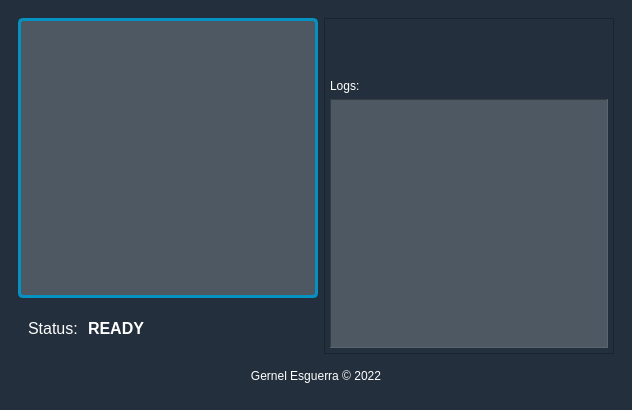
<?xml version="1.0" encoding="UTF-8"?>
<ui version="4.0">
 <class>MainWindow</class>
 <widget class="QMainWindow" name="MainWindow">
  <property name="geometry">
   <rect>
    <x>0</x>
    <y>0</y>
    <width>632</width>
    <height>410</height>
   </rect>
  </property>
  <property name="windowTitle">
   <string>QRScanner</string>
  </property>
  <property name="styleSheet">
   <string notr="true">background-color: rgb(35, 47, 60);
color: #fff;
</string>
  </property>
  <property name="toolButtonStyle">
   <enum>Qt::ToolButtonIconOnly</enum>
  </property>
  <widget class="QWidget" name="centralwidget">
   <layout class="QGridLayout" name="gridLayout_2">
    <item row="0" column="0">
     <widget class="QFrame" name="frame_2">
      <property name="frameShadow">
       <enum>QFrame::Raised</enum>
      </property>
      <layout class="QGridLayout" name="gridLayout_4">
       <item row="0" column="0">
        <widget class="QFrame" name="frame_9">
         <property name="minimumSize">
          <size>
           <width>300</width>
           <height>0</height>
          </size>
         </property>
         <property name="frameShadow">
          <enum>QFrame::Raised</enum>
         </property>
         <layout class="QVBoxLayout" name="verticalLayout_6">
          <property name="spacing">
           <number>5</number>
          </property>
          <property name="leftMargin">
           <number>0</number>
          </property>
          <property name="topMargin">
           <number>0</number>
          </property>
          <property name="rightMargin">
           <number>0</number>
          </property>
          <property name="bottomMargin">
           <number>0</number>
          </property>
          <item alignment="Qt::AlignHCenter|Qt::AlignVCenter">
           <widget class="QLabel" name="outBox">
            <property name="sizePolicy">
             <sizepolicy hsizetype="Preferred" vsizetype="Preferred">
              <horstretch>0</horstretch>
              <verstretch>0</verstretch>
             </sizepolicy>
            </property>
            <property name="minimumSize">
             <size>
              <width>300</width>
              <height>280</height>
             </size>
            </property>
            <property name="styleSheet">
             <string notr="true">
QLabel{
	background-color: rgb(78, 88, 98);
	border: 3 solid #0492c2 ;
	border-radius:5px;
}</string>
            </property>
            <property name="frameShape">
             <enum>QFrame::Box</enum>
            </property>
            <property name="frameShadow">
             <enum>QFrame::Plain</enum>
            </property>
            <property name="text">
             <string/>
            </property>
            <property name="alignment">
             <set>Qt::AlignCenter</set>
            </property>
           </widget>
          </item>
          <item>
           <widget class="QFrame" name="frame_10">
            <property name="frameShadow">
             <enum>QFrame::Raised</enum>
            </property>
            <layout class="QHBoxLayout" name="horizontalLayout_7">
             <property name="spacing">
              <number>10</number>
             </property>
             <property name="leftMargin">
              <number>10</number>
             </property>
             <property name="topMargin">
              <number>0</number>
             </property>
             <property name="rightMargin">
              <number>10</number>
             </property>
             <property name="bottomMargin">
              <number>0</number>
             </property>
             <item alignment="Qt::AlignLeft">
              <widget class="QLabel" name="label_10">
               <property name="font">
                <font>
                 <pointsize>12</pointsize>
                </font>
               </property>
               <property name="text">
                <string>Status:</string>
               </property>
              </widget>
             </item>
             <item>
              <widget class="QLabel" name="label_11">
               <property name="sizePolicy">
                <sizepolicy hsizetype="Expanding" vsizetype="Preferred">
                 <horstretch>0</horstretch>
                 <verstretch>0</verstretch>
                </sizepolicy>
               </property>
               <property name="font">
                <font>
                 <pointsize>12</pointsize>
                 <bold>true</bold>
                </font>
               </property>
               <property name="text">
                <string>READY</string>
               </property>
              </widget>
             </item>
            </layout>
           </widget>
          </item>
         </layout>
        </widget>
       </item>
       <item row="0" column="1">
        <widget class="QFrame" name="header">
         <property name="sizePolicy">
          <sizepolicy hsizetype="Expanding" vsizetype="Preferred">
           <horstretch>0</horstretch>
           <verstretch>0</verstretch>
          </sizepolicy>
         </property>
         <property name="maximumSize">
          <size>
           <width>500</width>
           <height>16777215</height>
          </size>
         </property>
         <property name="frameShape">
          <enum>QFrame::StyledPanel</enum>
         </property>
         <property name="frameShadow">
          <enum>QFrame::Raised</enum>
         </property>
         <layout class="QVBoxLayout" name="verticalLayout_4">
          <property name="spacing">
           <number>0</number>
          </property>
          <property name="leftMargin">
           <number>5</number>
          </property>
          <property name="topMargin">
           <number>0</number>
          </property>
          <property name="rightMargin">
           <number>5</number>
          </property>
          <property name="bottomMargin">
           <number>0</number>
          </property>
          <item>
           <widget class="QFrame" name="frame_6">
            <property name="sizePolicy">
             <sizepolicy hsizetype="Preferred" vsizetype="Fixed">
              <horstretch>0</horstretch>
              <verstretch>0</verstretch>
             </sizepolicy>
            </property>
            <property name="minimumSize">
             <size>
              <width>0</width>
              <height>50</height>
             </size>
            </property>
            <property name="frameShadow">
             <enum>QFrame::Raised</enum>
            </property>
            <layout class="QHBoxLayout" name="horizontalLayout_5">
             <property name="spacing">
              <number>10</number>
             </property>
             <property name="topMargin">
              <number>0</number>
             </property>
             <property name="rightMargin">
              <number>0</number>
             </property>
             <property name="bottomMargin">
              <number>0</number>
             </property>
             <item>
              <layout class="QGridLayout" name="gridLayout_3"/>
             </item>
            </layout>
           </widget>
          </item>
          <item>
           <widget class="QFrame" name="frame_8">
            <property name="sizePolicy">
             <sizepolicy hsizetype="Preferred" vsizetype="Expanding">
              <horstretch>0</horstretch>
              <verstretch>0</verstretch>
             </sizepolicy>
            </property>
            <property name="frameShadow">
             <enum>QFrame::Raised</enum>
            </property>
            <layout class="QVBoxLayout" name="verticalLayout_5">
             <property name="leftMargin">
              <number>0</number>
             </property>
             <property name="topMargin">
              <number>10</number>
             </property>
             <property name="rightMargin">
              <number>0</number>
             </property>
             <property name="bottomMargin">
              <number>5</number>
             </property>
             <item>
              <widget class="QLabel" name="label_8">
               <property name="text">
                <string>Logs:</string>
               </property>
              </widget>
             </item>
             <item>
              <widget class="QListWidget" name="listWidget_2">
               <property name="styleSheet">
                <string notr="true">background-color: rgb(78, 88, 98);</string>
               </property>
               <property name="frameShape">
                <enum>QFrame::Panel</enum>
               </property>
              </widget>
             </item>
            </layout>
           </widget>
          </item>
         </layout>
        </widget>
       </item>
       <item row="1" column="0" colspan="2">
        <widget class="QFrame" name="footer">
         <property name="sizePolicy">
          <sizepolicy hsizetype="Expanding" vsizetype="Preferred">
           <horstretch>0</horstretch>
           <verstretch>0</verstretch>
          </sizepolicy>
         </property>
         <property name="minimumSize">
          <size>
           <width>0</width>
           <height>30</height>
          </size>
         </property>
         <property name="frameShadow">
          <enum>QFrame::Raised</enum>
         </property>
         <layout class="QHBoxLayout" name="horizontalLayout_8">
          <item>
           <widget class="QLabel" name="label_12">
            <property name="text">
             <string>Gernel Esguerra © 2022</string>
            </property>
            <property name="alignment">
             <set>Qt::AlignCenter</set>
            </property>
           </widget>
          </item>
         </layout>
        </widget>
       </item>
      </layout>
     </widget>
    </item>
   </layout>
  </widget>
 </widget>
 <resources/>
 <connections/>
</ui>
